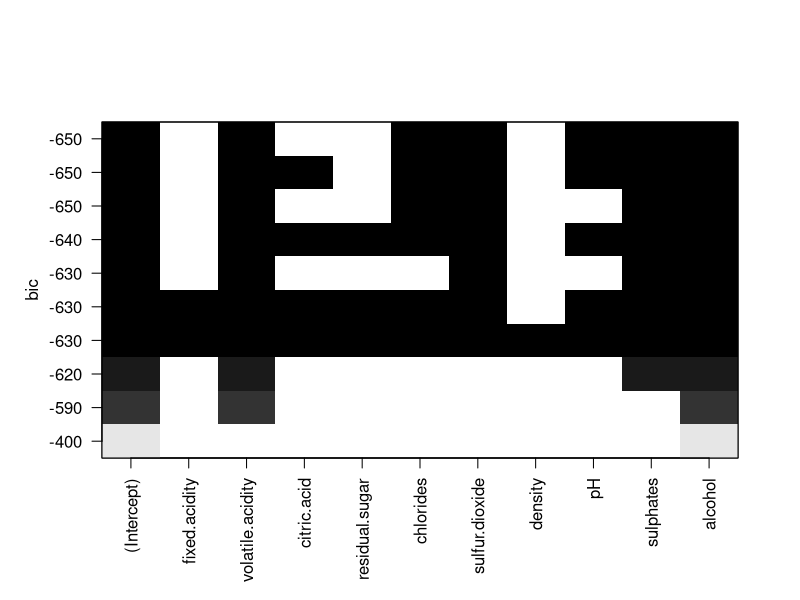
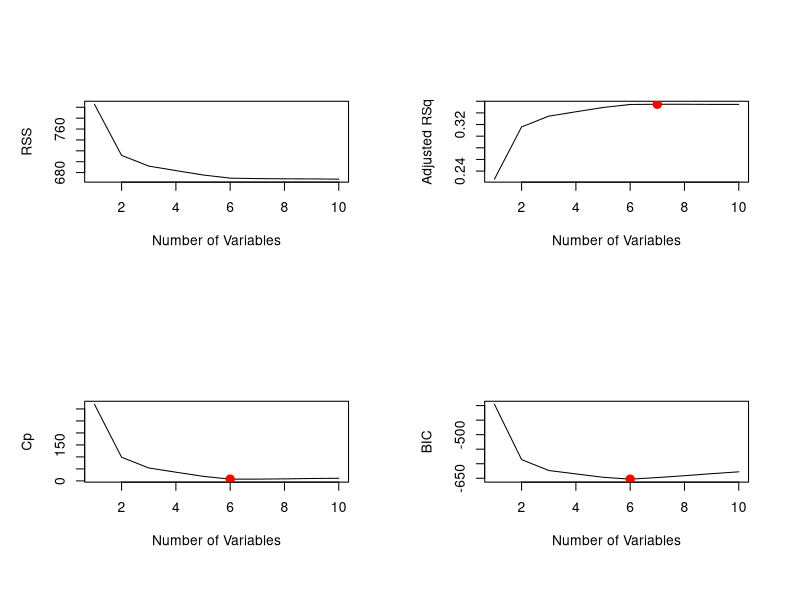
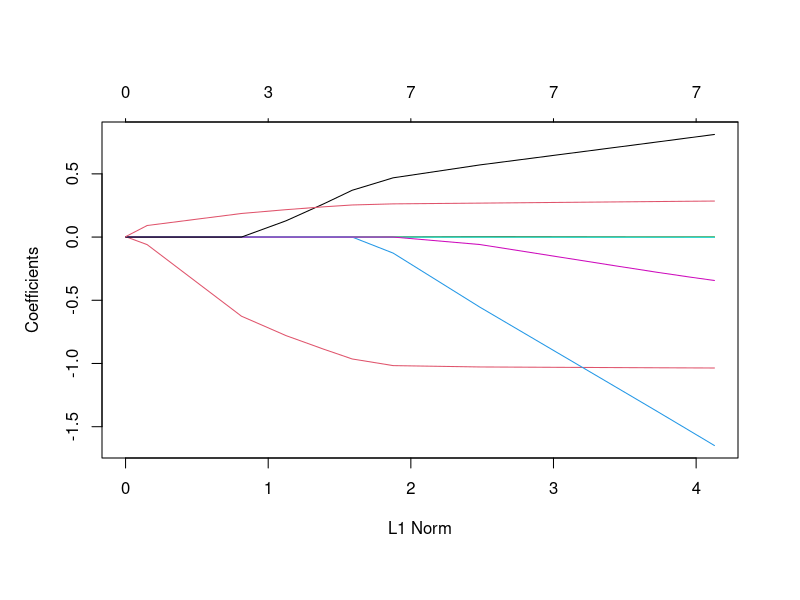
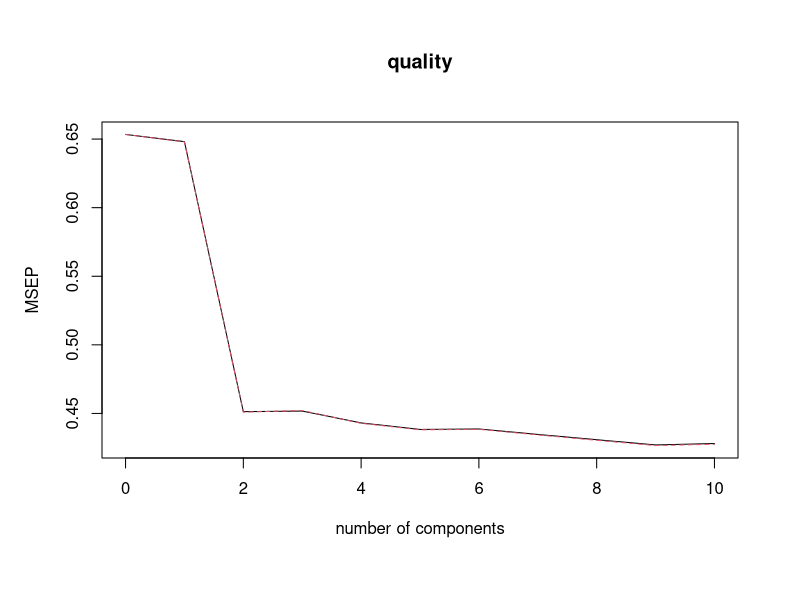
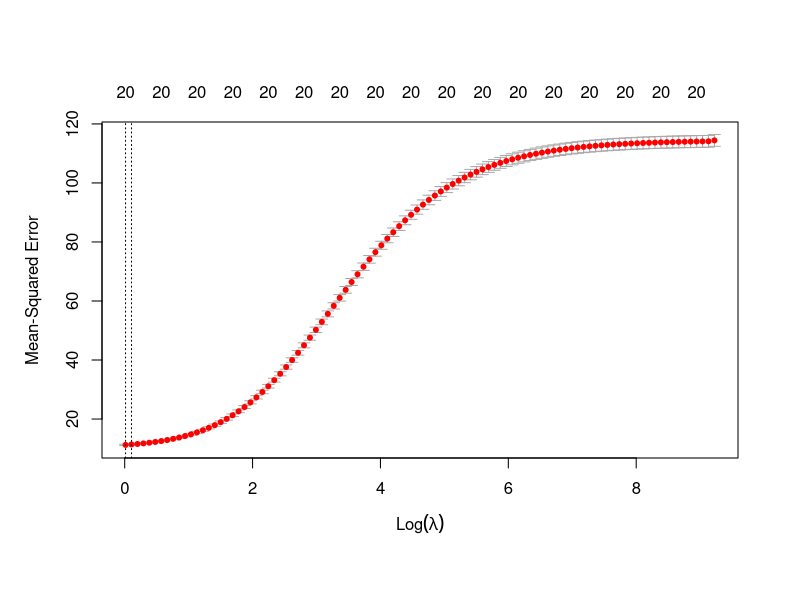
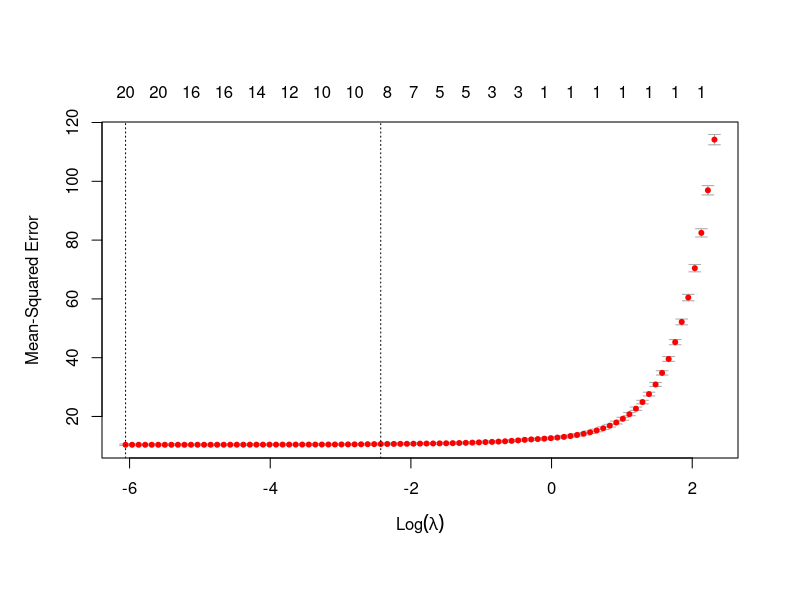

Reproduce these figures in R, in order.
# Chapter 6 Code

wine <- read.csv(file = "Data/wine.csv")
park <- read.csv(file = "Data/park.csv")
gene <- read.csv(file = "Data/gene.csv")

# Subset selection ---------------------------------------------------

library(leaps)

#best subset
fit.sub <- regsubsets(quality ~ ., data = wine, nvmax = 10)	
summary(fit.sub)

summary(fit.sub)$adjr2
summary(fit.sub)$cp
summary(fit.sub)$bic

plot(fit.sub, scale = "bic")

reg.summary <- summary(fit.sub)

par(mfrow = c(2,2)) 

plot(reg.summary$rss, xlab = "Number of Variables", ylab = "RSS", type = "l")

plot(reg.summary$adjr2, xlab = "Number of Variables", ylab = "Adjusted RSq", type = "l")
which.max(reg.summary$adjr2)
points(7, reg.summary$adjr2[7], col = "red", cex = 2, pch = 20)

plot(reg.summary$cp, xlab = "Number of Variables", ylab = "Cp", type = "l") 
which.min(reg.summary$cp) 
points(6, reg.summary$cp[6], col = "red", cex = 2, pch = 20) 

plot(reg.summary$bic, xlab = "Number of Variables", ylab = "BIC", type = "l") 
which.min(reg.summary$bic)
points(6, reg.summary$bic[6], col = "red", cex = 2, pch = 20)


#forwards/backwards stepwise
fit.for <- regsubsets(quality ~ ., data = wine, nvmax = 10, method = "forward")
summary(fit.for)

fit.back <- regsubsets(quality ~ ., data = wine, nvmax = 10, method = "backward")
summary(fit.back)

par(mfrow=c(1,1))



# Regularization -----------------------------------------------------

library(glmnet)
set.seed(1)
x <- model.matrix(quality ~ ., wine)[, -1]
y <- wine$quality
grid <- 10^seq(10, -2, length = 100)


#ridge
fit.Ridge <- glmnet(x, y, alpha = 0 , lambda = grid)

fit.Ridge$lambda[75]
coef(fit.Ridge)[, 75]
coef(fit.Ridge, s = fit.Ridge$lambda[75])

predict(fit.Ridge, s = 10, type = "coefficients")

ridge.pred1 <- predict(fit.Ridge, s = fit.Ridge$lambda[75], newx = x)
mean((ridge.pred1 - y)^2)

ridge.pred2 <- predict(fit.Ridge, s = 10, newx = x)
mean((ridge.pred2 - y)^2)
coef(fit.Ridge, s = 10)

ridge.pred3 <- predict(fit.Ridge, newx = x)
dim(ridge.pred3)
head(ridge.pred3)

mean(ridge.pred3[, 75] == ridge.pred1)

summary(ridge.pred1)


#lasso
fit.Lasso <- glmnet(x, y, alpha = 1, lambda = grid)
plot(fit.Lasso)

coef(fit.Lasso, s = fit.Lasso$lambda[75])
coef(fit.Lasso, s = fit.Lasso$lambda[90])
predict(fit.Lasso, s = 0.05, type = "coefficients")
coef(fit.Lasso, s = 0.05)

lasso.pred1 <- predict(fit.Lasso, s = 0.05, newx = x)
mean((lasso.pred1 - y)^2)
summary(lasso.pred1)

lasso.pred2 <- predict(fit.Lasso, s = fit.Lasso$lambda[90], newx = x)
mean((lasso.pred2 - y)^2)
summary(lasso.pred2)



# Dimension reduction ------------------------------------------------

library(pls)
set.seed(100)

fit.PCR <- pcr(quality ~ ., data = wine, scale = TRUE, validation = "CV")
summary(fit.PCR)
validationplot(fit.PCR, val.type = "MSEP")

pred.PCR <- predict(fit.PCR, wine, ncomp = 2)
mean((pred.PCR - wine$quality)^2)



# CV and train/test --------------------------------------------------

#cv with glmnet
set.seed(234)

x <- model.matrix(out ~ ., gene)[, -1]
y <- gene$out

fit.gene <- cv.glmnet(x, y, alpha = 1, nfolds = 5)
fit.gene$lambda
fit.gene$lambda.min
fit.gene$lambda.1se
coef(fit.gene, s = c(fit.gene$lambda.min, fit.gene$lambda.1se))
predict(fit.gene, newx = x, s = "lambda.min")


#train/test
set.seed(1)
train <- sample(1:dim(park)[1], 0.75*dim(park)[1])

x <- model.matrix(total_UPDRS ~ ., park)[, -1]
y <- park$total_UPDRS

fit.r <- cv.glmnet(x[train, ], y[train], alpha = 0)
plot(fit.r)
bestlam.r <- fit.r$lambda.min
pred.ridge <- predict(fit.r, s = bestlam.r, newx = x[-train, ])
mean((pred.ridge - y[-train])^2)

fit.l <- cv.glmnet(x[train, ], y[train], alpha = 1)
plot(fit.l)
bestlam.l <- fit.l$lambda.min
pred.lasso <- predict(fit.l, s = bestlam.l, newx = x[-train, ])
mean((pred.lasso - y[-train])^2)

fit.reg <- lm(total_UPDRS ~ ., data = park, subset = train)
pred.reg <- predict(fit.reg, park[-train, ])
mean((pred.reg - park$total_UPDRS[-train])^2)

best.fit <- glmnet(x, y, alpha = 1)
predict(best.fit, s = bestlam.l, type = "coefficients")
